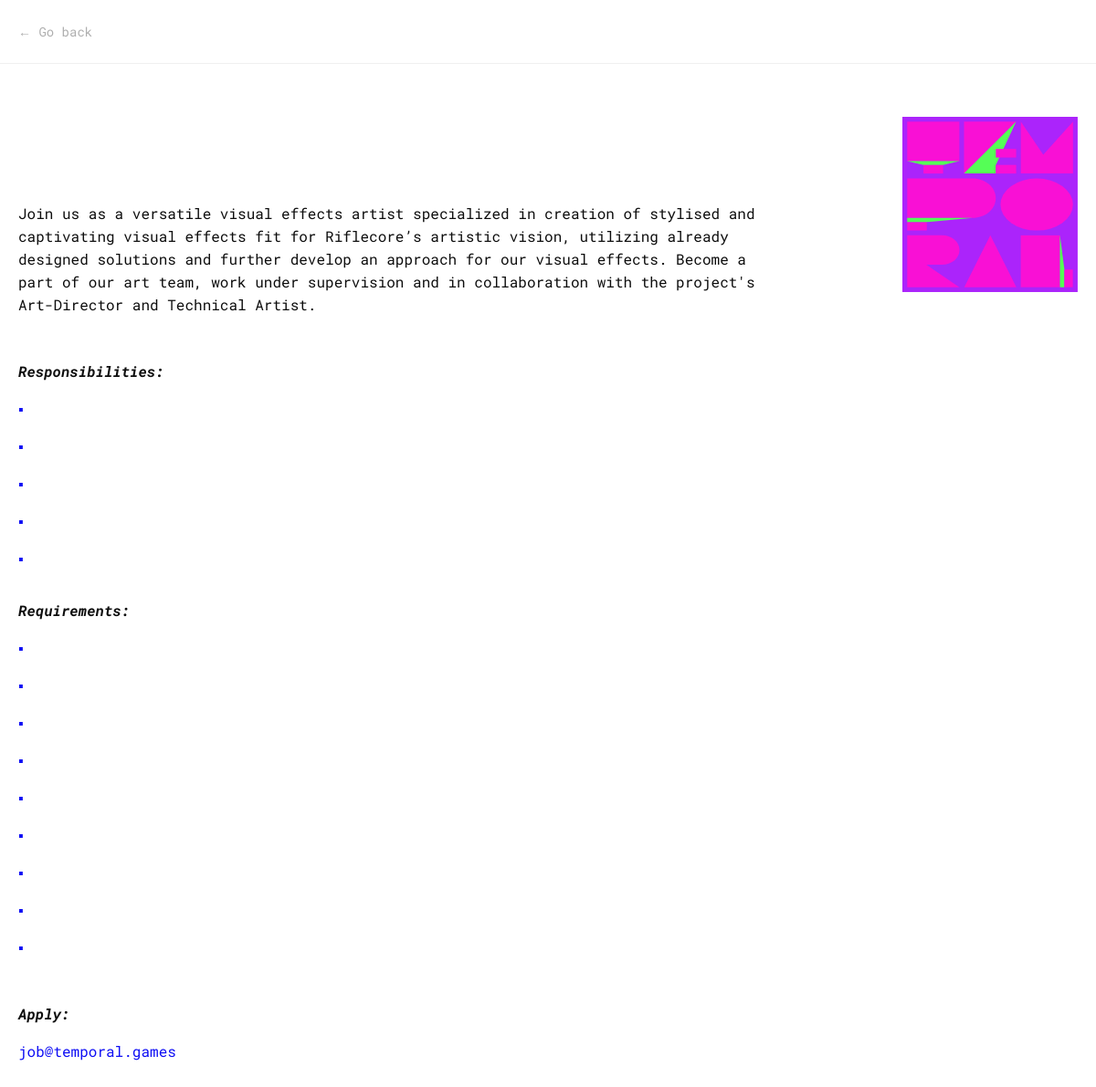
The app's page /vfx_artist, older data.
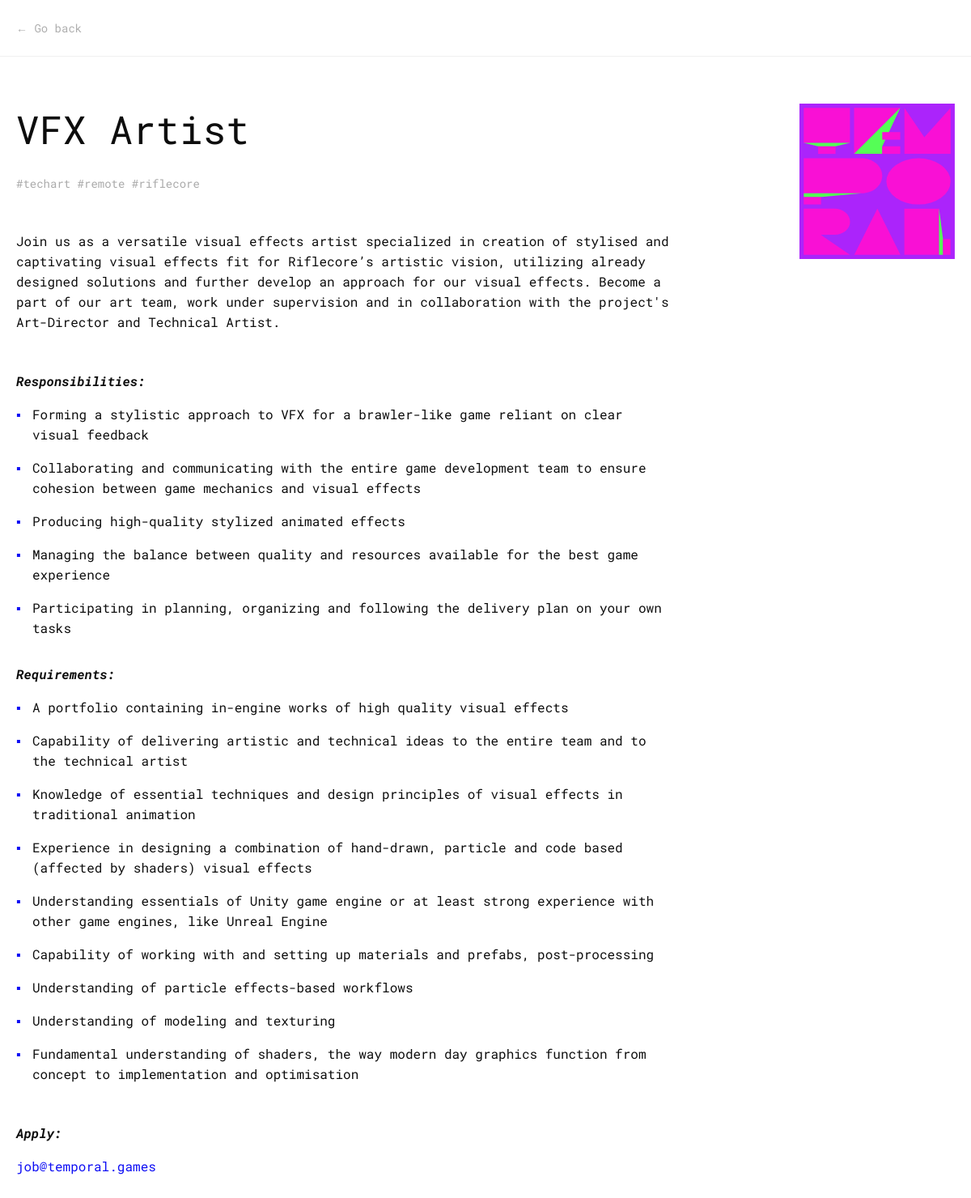
The same page, newer data.
### main/models.py (models this page shows, shortened)
class Job(models.Model):
    title = models.CharField(max_length=200, help_text='Enter a title of job')
    short_description = models.TextField(max_length=1000, help_text='Enter a short description of job')
    description = models.TextField(max_length=2000, blank=True, null=True, help_text='Enter a full description of job')
    tag = models.CharField(max_length=200, help_text='Enter a tag of job', blank=True, null=True)
    responsibility_1 = models.CharField(max_length=300, blank=True, null=True, help_text='Enter a responsibility of vacancy')
    responsibility_2 = models.CharField(max_length=300, blank=True, null=True, help_text='Enter a responsibility of vacancy')
    responsibility_3 = models.CharField(max_length=300, blank=True, null=True, help_text='Enter a responsibility of vacancy')
    responsibility_4 = models.CharField(max_length=300, blank=True, null=True, help_text='Enter a responsibility of vacancy')
    responsibility_5 = models.CharField(max_length=300, blank=True, null=True, help_text='Enter a responsibility of vacancy')
    requirement_1 = models.CharField(max_length=300, blank=True, null=True, help_text='Enter a requirement of vacancy')
    requirement_2 = models.CharField(max_length=300, blank=True, null=True, help_text='Enter a requirement of vacancy')
    requirement_3 = models.CharField(max_length=300, blank=True, null=True, help_text='Enter a requirement of vacancy')
    requirement_4 = models.CharField(max_length=300, blank=True, null=True, help_text='Enter a requirement of vacancy')
    requirement_5 = models.CharField(max_length=300, blank=True, null=True, help_text='Enter a requirement of vacancy')
    requirement_6 = models.CharField(max_length=300, blank=True, null=True, help_text='Enter a requirement of vacancy')
    requirement_7 = models.CharField(max_length=300, blank=True, null=True, help_text='Enter a requirement of vacancy')
    requirement_8 = models.CharField(max_length=300, blank=True, null=True, help_text='Enter a requirement of vacancy')
    requirement_9 = models.CharField(max_length=300, blank=True, null=True, help_text='Enter a requirement of vacancy')
    nice_to_have_1 = models.CharField(max_length=300, blank=True, null=True, help_text='Enter a nice to have of vacancy')
    nice_to_have_2 = models.CharField(max_length=300, blank=True, null=True, help_text='Enter a nice to have of vacancy')

### main/views.py (the view)
# urls.py: path('vfx_artist', views.vfx_artist, name='vfx_artist'),
def vfx_artist(request):
    jobs = Job.objects.all()
    return render(request, "main/vfx_artist.html", {'jobs': jobs})

### main/templates/main/vfx_artist.html (shortened to what this page needs)
{% extends 'main/layout.html' %}
{% load static %}
{% block body %}
<body>
	<div class="wrapper">
		<header class="inner_header" id="header">
			<div class="content">
				<a href="{% url 'home' %}"><span class="arrow">&larr;</span> Go back</a>
			</div>
		</header>
		<div class="content">
			<div class="text_right">
				<img src="{% static 'main/img/logo_main_2.svg' %}" alt="Temporal Games">
			</div>
			<div class="text_left">
				<h1>{{ jobs.1.title }}</h1>
				<p class="date"><span>{{ jobs.1.tag }}</span></p>
				<p>Join us as a versatile visual effects artist specialized in creation of stylised and captivating visual effects fit for Riflecore’s artistic vision, utilizing already designed solutions and further develop an approach for our visual effects. Become a part of our art team, work under supervision and in collaboration with the project's Art-Director and Technical Artist.</p>
				<p class="list_heading"><b>Responsibilities:</b></p>
				<ul>
					<li>{{ jobs.1.responsibility_1 }}</li>
					<li>{{ jobs.1.responsibility_2 }}</li>
					<li>{{ jobs.1.responsibility_3 }}</li>
					<li>{{ jobs.1.responsibility_4 }}</li>
					<li>{{ jobs.1.responsibility_5 }}</li>
				</ul>
				<p class="list_heading"><b>Requirements:</b></p>
				<ul>
					<li>{{ jobs.1.requirement_1 }}</li>
					<li>{{ jobs.1.requirement_2 }}</li>
					<li>{{ jobs.1.requirement_3 }}</li>
					<li>{{ jobs.1.requirement_4 }}</li>
					<li>{{ jobs.1.requirement_5 }}</li>
					<li>{{ jobs.1.requirement_6 }}</li>
					<li>{{ jobs.1.requirement_7 }}</li>
					<li>{{ jobs.1.requirement_8 }}</li>
					<li>{{ jobs.1.requirement_9 }}</li>
				</ul>
				<p><b>Apply:</b></p>
				<p><a href="mailto:job@temporal.games" class="mailto">job@temporal.games</a></p>
			</div>
		</div>
	</div>
</body>
{% endblock %}

### main/templates/main/layout.html (shortened to what this page needs)
{% load static %}
<!DOCTYPE html>
<html class="page" lang="en">
<head>
	<link rel="stylesheet" href="{% static 'main/css/reset.css' %}">
	<link rel="stylesheet" href="{% static 'main/css/style.css' %}">
	<link rel="stylesheet" href="{% static 'main/css/swiper-bundle.min.css' %}">
</head>
{% block body %}{% endblock %}
</html>

### main/static/main/css/style.css (style rules this page uses)
body,html { font-family:'Roboto Mono';font-weight:400;font-style:normal;color:#0d0d0d;background:#fff }
p { font-size:18px;line-height:32px;margin-bottom:16px }
.wrapper { width:100%;max-width:1280px;margin:0 auto;position:relative }
h1 { font-size:48px;line-height:64px;font-weight:400;font-style:normal }
a { font-size:14px;line-height:21px;-webkit-transition:all .2s ease;-moz-transition:all .2s ease;-ms-transition:all .2s ease;-o-transition:all .2s ease;color:#0e0ef4;border-bottom:1px solid #fff }
b { font-weight:700;font-style:italic }
header { padding:48px 0;position:fixed;width:inherit;max-width:inherit;-webkit-transition:all .2s ease;-moz-transition:all .2s ease;-ms-transition:all .2s ease;-o-transition:all .2s ease;z-index:100;opacity:.95 }
.arrow { font-family:'Fira Code' }
.mailto { font-size:18px;line-height:32px }
::placeholder { color:#aaa }
.inner_header { padding:24px 0;border-bottom:1px solid #f0f0f0 }
.inner_header a { color:#aaa }
.text_left { width:60%;margin:128px 0 192px 0;float:left }
.text_right { width:40%;float:right;text-align:right;margin-top:128px }
.text_right img { width:256px;height:auto }
.text_left ul { list-style:none;margin-bottom:48px }
.text_left ul li::before { content:"\25AA";color:#0e0ef4;display:inline-block;width:20px;margin-left:-20px }
.text_left ul li { margin-left:20px;font-size:18px;line-height:32px;margin-bottom:16px }
.date { color:#aaa;font-size:14px;line-height:21px;margin-bottom:48px }
.date span { margin-right:16px }
.list_heading { margin-top:48px }
ul+.list_heading { margin-top:-16px }
.text_left h1 { margin-bottom:48px }
h1+.date { margin-top:-24px }
@media only screen and (max-width:1320px) { .content { margin:0 20px } }
@media only screen and (max-width:1280px) { header { width:inherit } }
@media only screen and (max-width:1280px) { .mailto,input,p,textarea { font-size:16px;line-height:25px } }
@media only screen and (max-width:1280px) { .text_left { margin-bottom:128px } }
@media only screen and (max-width:1280px) { .text_left ul li { font-size:16px;line-height:25px } }
@media only screen and (max-width:1280px) { .text_left { width:70% } }
@media only screen and (max-width:1280px) { .text_right { width:30% } }
@media only screen and (max-width:1280px) { .text_right img { width:192px } }

Row changes from the older to the newer data that the page shows:
added Job: title "VFX Artist", tag "#techart #remote #riflecore", responsibility_1 "Forming a stylistic approach to VFX for a brawler-like game reliant on clear visual feedback", responsibility_2 "Collaborating and communicating with the entire game development team to ensure cohesion between game mechanics and visual effects", responsibility_3 "Producing high-quality stylized animated effects", responsibility_4 "Managing the balance between quality and resources available for the best game experience", responsibility_5 "Participating in planning, organizing and following the delivery plan on your own tasks", requirement_1 "A portfolio containing in-engine works of high quality visual effects", requirement_2 "Capability of delivering artistic and technical ideas to the entire team and to the technical artist", requirement_3 "Knowledge of essential techniques and design principles of visual effects in traditional animation", requirement_4 "Experience in designing a combination of hand-drawn, particle and code based (affected by shaders) visual effects", requirement_5 "Understanding essentials of Unity game engine or at least strong experience with other game engines, like Unreal Engine", requirement_6 "Capability of working with and setting up materials and prefabs, post-processing", requirement_7 "Understanding of particle effects-based workflows", requirement_8 "Understanding of modeling and texturing", requirement_9 "Fundamental understanding of shaders, the way modern day graphics function from concept to implementation and optimisation"
